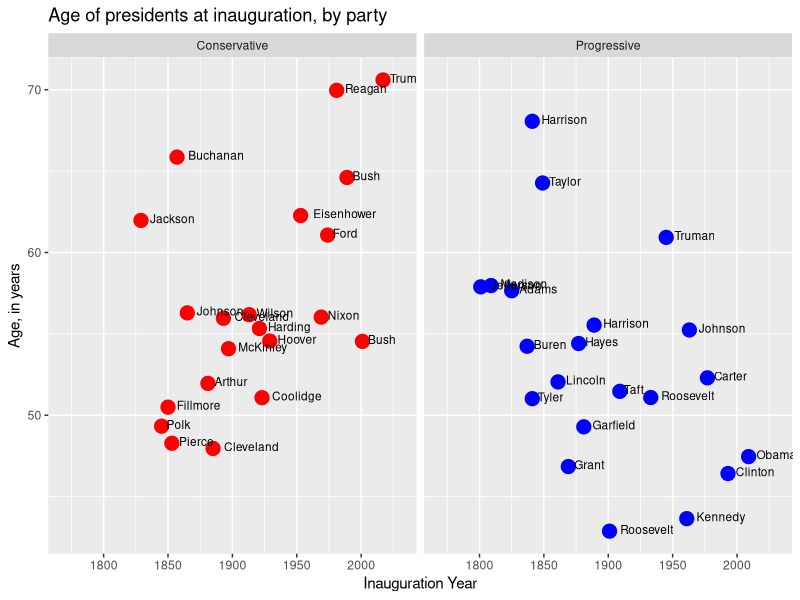
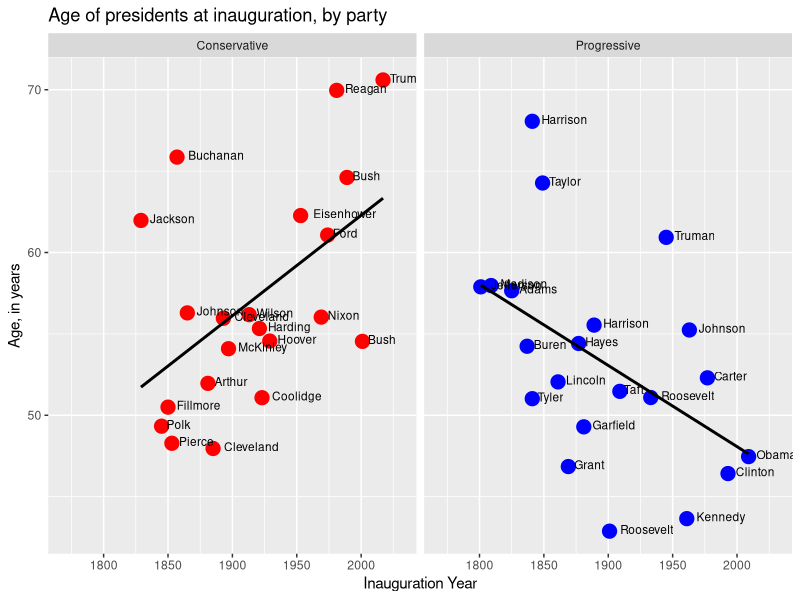
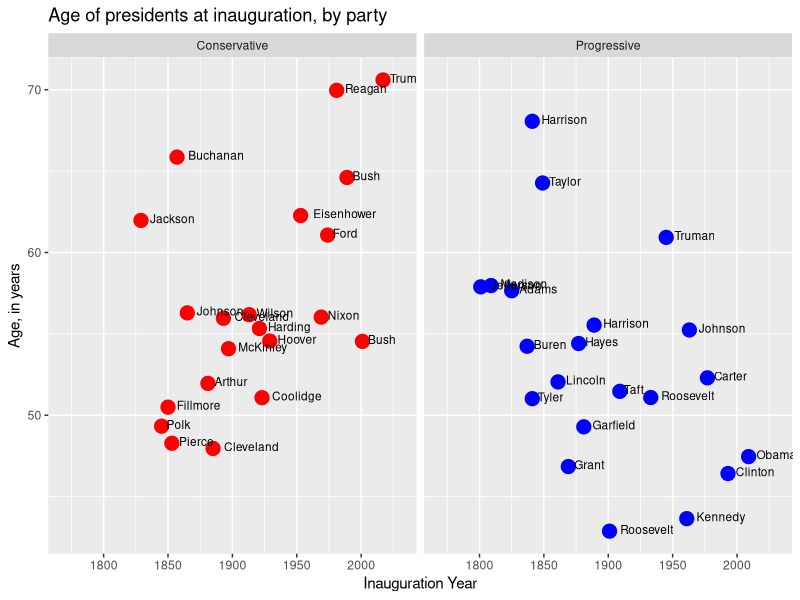
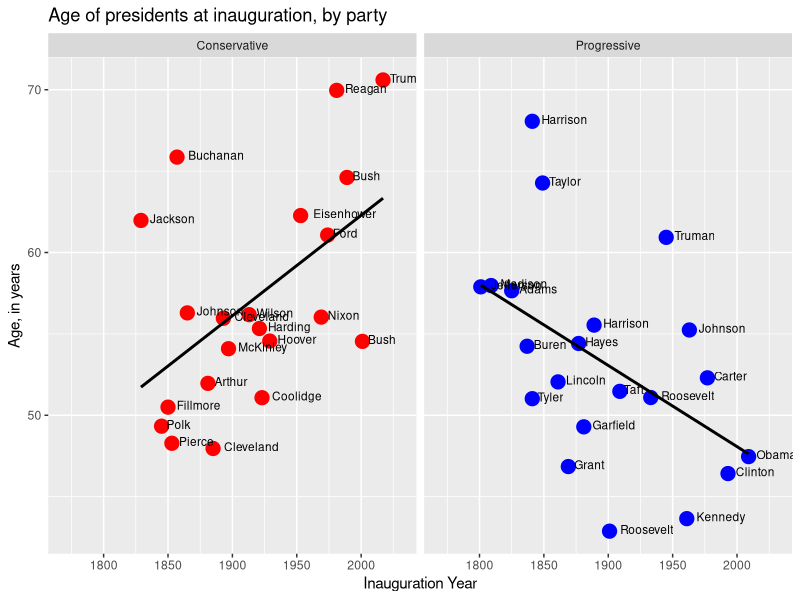

Write the R code that produced these figures, in order.
## ---- chunk 1
knitr::opts_chunk$set(echo = TRUE)
## ---- chunk 2
library(tidyverse)
## ---- chunk 3
pres_all = read_csv("presidents.csv")
names(pres_all)
## ---- chunk 4
full_names = pres_all$president
pres_all$last_name = sapply(strsplit(full_names, split = " "),
                        function(x) x[length(x)])
pres_all$last_name
## ---- chunk 5
pres = pres_all[which(pres_all$affiliation != "None"), ]
## ---- chunk 6
affiliation_labeller = function(variable, value) {
  affiliation_names = list("P" = "Progressive",
                           "C" = "Conservative")
  label = affiliation_names[value]
  return(label)
}
## ---- chunk 7
pres_plot =
  ggplot(pres,
         aes(x = inauguration_year,
             y = age)) +
    geom_point(aes(color = affiliation),
               size = 4.5) +
    scale_colour_manual(values = c("C" = "red",
                                   "P" = "blue",
                                   "None" = "black")) +
    geom_text(aes(label = last_name),
              hjust = -0.2,
              vjust = 0.3,
              size = 3) +
    coord_cartesian(xlim = c(1770, 2030)) + 
    facet_wrap(~ affiliation,
               labeller = affiliation_labeller) +
    labs(title = "Age of presidents at inauguration, by party",
         x = "Inauguration Year",
         y = "Age, in years") +
    theme(legend.position = "none")
## ---- chunk 8
pres_plot
ggsave("presidents.jpg")
## ---- chunk 9
pres_plot + geom_smooth(color = "black",
                        method = "lm",
                        level = 0)
ggsave("presidents_lines.jpg")
